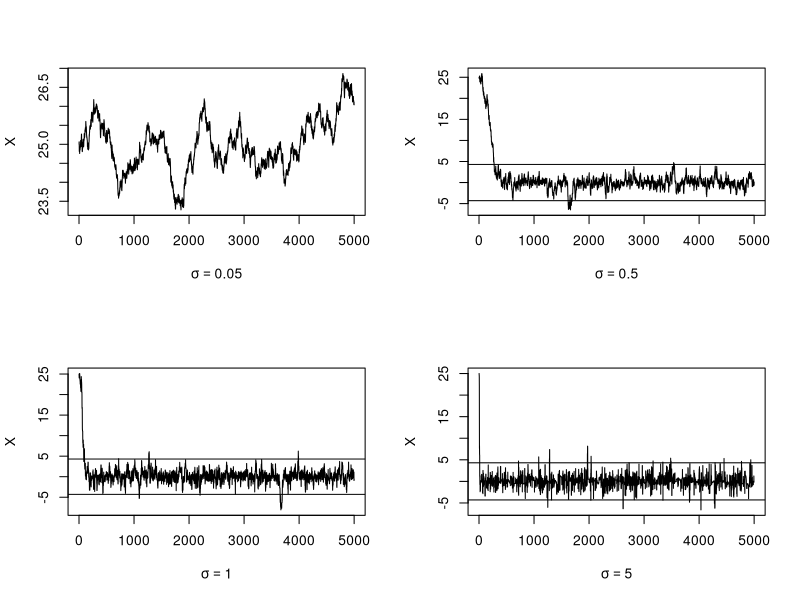

The R source for this figure:
## ---- chunk 1
if (!require('rmutil')) install.packages('rmutil') #for dplaplace
## ---- chunk 2
rw.Metropolis <- function(sigma, x0, N) {
    x <- numeric(N)
    x[1] <- x0
    u <- runif(N)
    k <- 0
    for (i in 2:N) {
        y <- rnorm(1, x[i-1], sigma)
        if (u[i] <= dlaplace(y) / dlaplace(x[i-1])) {
            x[i] <- y 
        } else {
            x[i] <- x[i-1]
            k <- k+1
        }
    }
    return(list(x=x, k=k))
}
## ---- chunk 3
set.seed(604)
N <- 5000
sigma <- c(.05, .5, 1, 5)

x0 <- 25
rw1 <- rw.Metropolis(sigma[1], x0, N)
rw2 <- rw.Metropolis(sigma[2], x0, N)
rw3 <- rw.Metropolis(sigma[3], x0, N)
rw4 <- rw.Metropolis(sigma[4], x0, N)
## ---- chunk 4
#num rejected points
rejected <- c(rw1$k, rw2$k, rw3$k, rw4$k)

#show % accepted
perRej <- data.frame(lapply(rejected, function(x) round((1-(x/N)) * 100, 2)))
names(perRej) <- c("Sigma.05", "Sigma.5", "Sigma1", "Sigma5")
knitr::kable(perRej)
## ---- chunk 5
par(mfrow=c(2,2))
refline <- qt(c(.025, .975), df=2)
rw <- cbind(rw1$x, rw2$x, rw3$x, rw4$x)
for (j in 1:4) {
    plot(rw[, j], type='l', 
        xlab=bquote(sigma == .(round(sigma[j], 3))),
        ylab = "X", ylim=range(rw[,j]))
    abline(h=refline)
}
## ---- chunk 6
a <- c(.05, seq(.1, .9, .1), .95)
Q <- qlaplace(a)
rw <- cbind(rw1$x, rw2$x, rw3$x, rw4$x)
Qrw <- apply(rw, 2, function(x) quantile(x, a))
chains <- data.frame(round(cbind(Q, Qrw), 3))
names(chains) <- c("Laplace/Target", "Sigma.05", "Sigma.5", "Sigma1", "Sigma5")
knitr::kable(chains)
